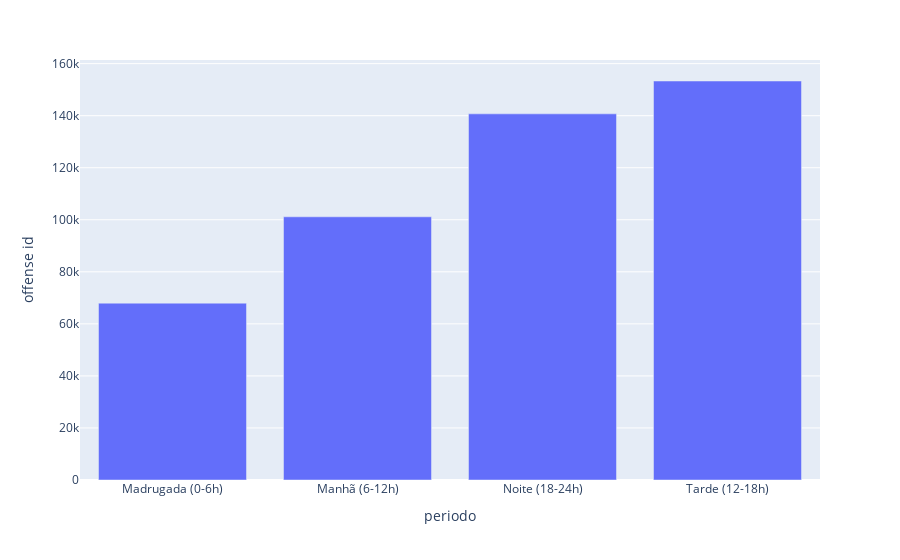

This figure's notebook cell:
### Code cell
px.bar(dff_eda.groupby('periodo').agg({'offense id':'count'}).reset_index(), x='periodo', y='offense id')

### Figure 1 — Plotly figure (JSON) as saved in the notebook; plotly's stock layout.template omitted (floating-point values rounded to 4 significant figures)
{"data": [{"hovertemplate": "periodo=%{x}<br>offense id=%{y}<extra></extra>", "legendgroup": "", "marker": {"color": "#636efa", "pattern": {"shape": ""}}, "name": "", "orientation": "v", "showlegend": false, "textposition": "auto", "type": "bar", "x": ["Madrugada (0-6h)", "Manhã (6-12h)", "Noite (18-24h)", "Tarde (12-18h)"], "xaxis": "x", "y": [67961, 101142, 140709, 153332], "yaxis": "y"}], "layout": {"barmode": "relative", "legend": {"tracegroupgap": 0}, "margin": {"t": 60}, "xaxis": {"anchor": "y", "domain": [0, 1], "title": {"text": "periodo"}}, "yaxis": {"anchor": "x", "domain": [0, 1], "title": {"text": "offense id"}}}}
